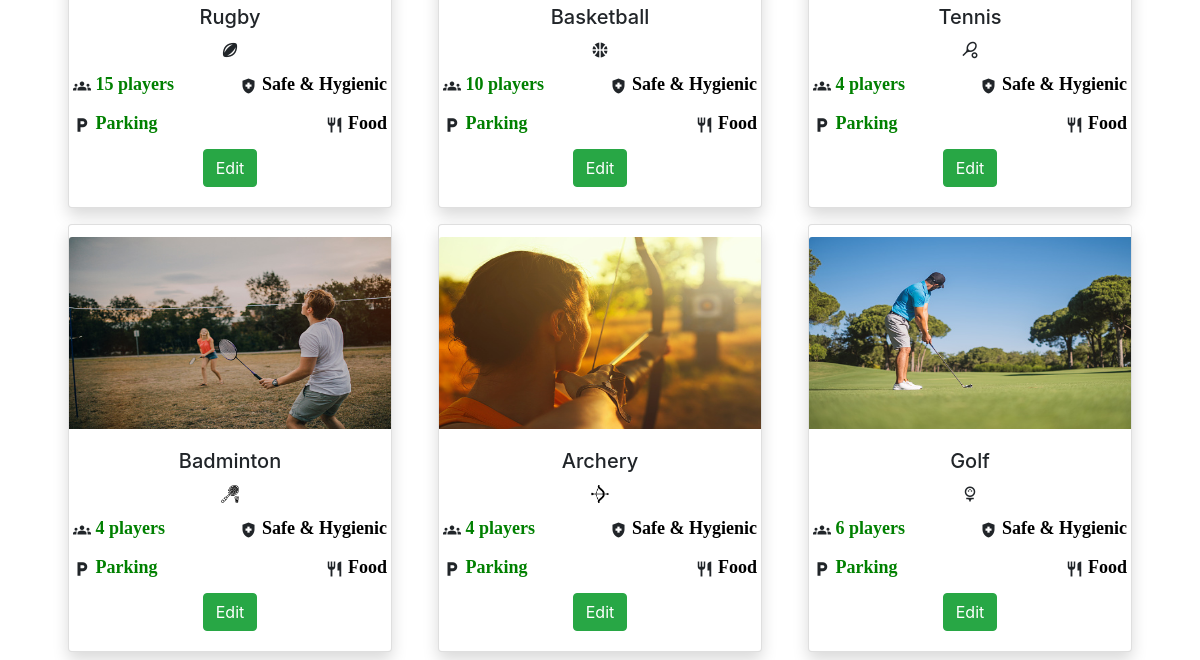
Page /editsports (lower part) on the earlier database version.
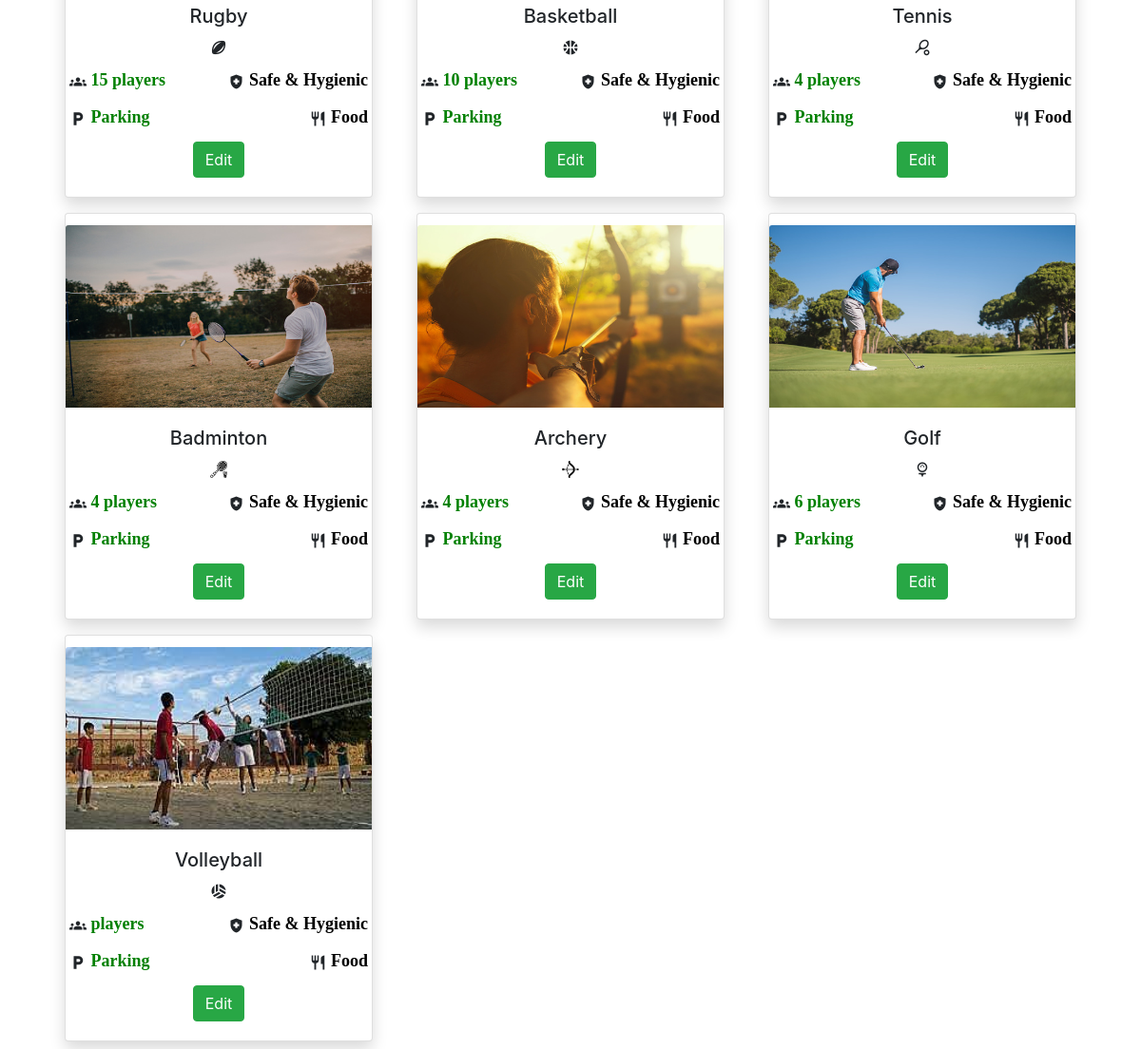
Same page on the later database version.
### tables this page shows
CREATE TABLE sports(
    id INTEGER PRIMARY KEY,
    name TEXT UNIQUE,
    cost INTEGER,
    status TEXT,
    remarks TEXT
);

### app.py (the view)
@app.route('/editsports', methods=('GET', 'POST'))
def editsports():
    conn = get_db_connection()
    sports = conn.execute("select * from sports").fetchall()
    conn.close()
    sp_limit = {'Football': 14, 'Cricket': 14, 'Hockey': 12, 'Rugby': 15, 'Basketball': 10, 'Tennis': 4,
                'Badminton': 4,
                'Archery': 4, 'Golf': 6}
    return render_template('editsports.html', sports=sports, sp_limit=sp_limit)

### app.py (called while the page is built)
def get_db_connection():
    conn = sqlite3.connect(os.path.join(BASE_DIR, 'database.db'))
    conn.row_factory = sqlite3.Row
    return conn

### templates/editsports.html (shortened to what this page needs)
{% extends 'base.html' %}
{% block content %}
        <link rel="stylesheet" href="./static/css/cards.css">
    <div class="container">
        <div class="row">
        {% for sport in sports %}
        <div class="col-md-4">
            <div class="row">
                <div class="card shadow" style="width: 25rem;">
                <div class="inner">
                    <img src="./static/images/{{sport[1]}}.jpg" class="card-img-top" alt="card image X-UA-Compatible">
                </div>
                <div class="card-body text-center">
                  <h5 class="card-title">{{ sport[1] }}</h5>
                    {% if sport[1] in ['Badminton', 'Archery'] %}
                        <img class="sport-icon" style="width:18px;" src="./static/images/sports_{{sport[1]}}.png">
                    {% else %}
                        <i class="material-icons sport-icon">sports_{{sport[1].lower()}}</i>
                    {% endif %}
                  <div style="text-align:left;">
                    <i class="material-icons neg-left-mg">groups</i><font size=4 color="green" face="times new roman"><b> {{sp_limit[sport[1]]}} players</b></font>
                    <span class="neg-right-mg" style="float:right;">
                      <i class="material-icons">health_and_safety</i><font size=4  color="black" face="times new roman"><b> Safe & Hygienic</b></font>
                    </span>
                </div>
                <div style="text-align:left;">
                  <i class="material-icons neg-left-mg">local_parking</i><font size=4 color="green" face="times new roman"><b> Parking</b></font>
                  <span class="neg-right-mg" style="float:right;">
                    <i class="material-icons">restaurant</i><font size=4  color="black" face="times new roman"><b> Food</b></font>
                  </span>
              </div>
                  <a href="/edit?sport={{sport[1]}}" class="btn btn-success">Edit</a>
                </div>
              </div>
            </div>
        </div>
        {% endfor %}
    </div>
    </div>
{% endblock %}

Differences in the rows shown:
added sports: name (picture), name "Volleyball"
